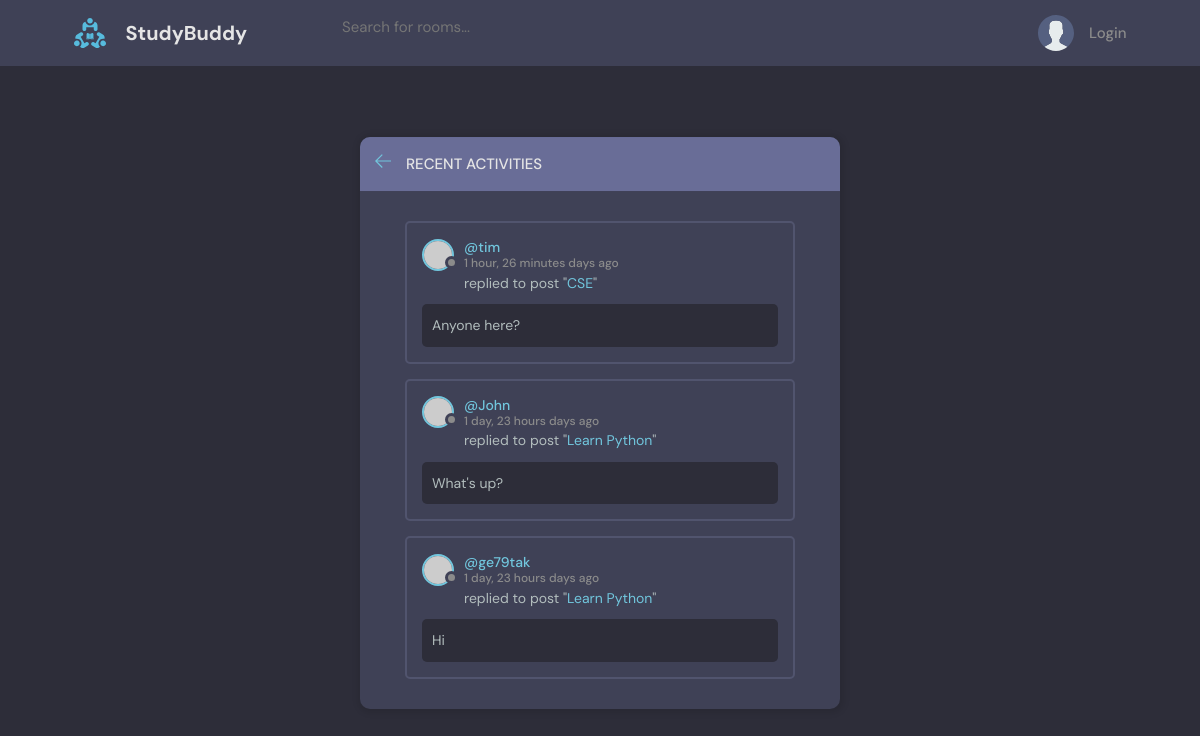
The page /activity/ on the database its author committed.
### base/models.py (models this page shows, shortened)
class Message(models.Model):
    user = models.ForeignKey(User, on_delete=models.CASCADE)
    room = models.ForeignKey(Room, on_delete=models.CASCADE)
    body = models.TextField()
    updated = models.DateTimeField(auto_now=True)
    created = models.DateTimeField(auto_now_add=True)
    class Meta:
        ordering = ['-updated', '-created']

class Room(models.Model):
    host = models.ForeignKey(User, on_delete=models.SET_NULL, null=True)
    topic = models.ForeignKey(Topic, on_delete=models.SET_NULL, null=True)
    name = models.CharField(max_length=200)
    description = models.TextField(null=True, blank=True)
    participants = models.ManyToManyField(
        User, related_name='participants', blank=True)
    updated = models.DateTimeField(auto_now=True)
    created = models.DateTimeField(auto_now_add=True)
    class Meta:
        ordering = ['-updated', '-created']
    def __str__(self):
        return self.name

### base/views.py (the view)
# urls.py: path("activity/", views.activityPage, name="activity"),
def activityPage(request):
    room_messages = Message.objects.all()
    context = {
        'room_messages': room_messages
    }
    return render(request, 'base/activity.html', context)

### base/templates/base/activity.html (shortened to what this page needs)
{% extends 'main.html' %} {% block content %}
<main class="layout">
  <div class="container">
    <div class="layout__box">
      <div class="layout__boxHeader">
        <div class="layout__boxTitle">
          <a href="{{request.META.HTTP_REFERER}}">
            <svg
              version="1.1"
              xmlns="http://www.w3.org/2000/svg"
              width="32"
              height="32"
              viewBox="0 0 32 32"
            >
              <title>arrow-left</title>
              <path
                d="M13.723 2.286l-13.723 13.714 13.719 13.714 1.616-1.611-10.96-10.96h27.625v-2.286h-27.625l10.965-10.965-1.616-1.607z"
              ></path>
            </svg>
          </a>
          <h3>Recent Activities</h3>
        </div>
      </div>
      <div class="activities-page layout__body">
        {% for message in room_messages %}
        <div class="activities__box">
          <div class="activities__boxHeader roomListRoom__header">
            <a
              href="url 'user-profile' message.user.id"
              class="roomListRoom__author"
            >
              <div class="avatar avatar--small">
                <img src="https://randomuser.me/api/portraits/women/11.jpg" />
              </div>
              <p>
                @{{message.user.username}}
                <span>{{message.created|timesince}} days ago</span>
              </p>
            </a>
          </div>
          <div class="activities__boxContent">
            <p>
              replied to post "<a href="{% url 'room' message.room.id %}"
                >{{message.room}}</a
              >"
            </p>
            <div class="activities__boxRoomContent">{{message.body}}</div>
          </div>
        </div>
        {% endfor %}
      </div>
    </div>
  </div>
</main>
{% endblock %}

### static/styles/style.css (style rules this page uses)
:root { --color-main: #71c6dd; --color-main-light: #e1f6fb; --color-dark: #3f4156; --color-dark-medium: #51546e; --color-dark-light: #696d97; --color-light: #e5e5e5; --color-gray: #8b8b8b; --color-light-gray: #b2bdbd; --color-bg: #2d2d39; --color-success: #5dd693; --color-error: #fc4b0b; }
* { font-family: "DM Sans", -apple-system, BlinkMacSystemFont, "Segoe UI", Roboto, Oxygen, Ubuntu, Cantarell, "Open Sans", "Helvetica Neue", sans-serif; margin: 0; padding: 0; box-sizing: border-box; text-rendering: optimizeLegibility; font-size: inherit; }
html { font-size: 56.25%; }
@media only screen and (min-width: 1200px) { html { font-size: 62.5%; } }
body { line-height: 1.6; font-weight: 400; font-size: 1.5rem; color: var(--color-light-gray); background-color: var(--color-bg); min-height: 100vh; }
img { width: 100%; }
a { display: inline-block; color: var(--color-main); text-decoration: none; }
.container { max-width: 120rem; width: 90%; margin: auto; }
.avatar { position: relative; display: inline-block; border-radius: 50%; border: 2px solid var(--color-main); }
.avatar img { display: block; border-radius: 50%; object-fit: cover; object-position: center; }
.avatar::after { content: ""; display: block; position: absolute; background-color: var(--color-gray); z-index: 111; border-radius: 50%; border: 0.3rem solid var(--color-dark); }
.avatar.avatar--small img { width: 2.8rem; height: 2.8rem; }
.avatar.avatar--small:after { width: 0.7rem; height: 0.7rem; bottom: 0px; right: -6px; }
.layout { margin-top: 2.4rem; }
.layout > .container { display: flex; justify-content: space-between; align-items: flex-start; }
.layout__box { width: 90%; max-width: 48rem; min-height: 40rem; position: absolute; top: 50%; left: 50%; transform: translate(-50%, -46%); background-color: var(--color-dark); border-radius: 1rem; box-shadow: 1px 1px 6px 3px rgba(0, 0, 0, 0.1); overflow: hidden; }
.layout__boxHeader { display: flex; padding: 1.5rem; background-color: var(--color-dark-light); }
.layout__boxTitle { display: flex; gap: 1.5rem; align-items: center; }
.layout__boxTitle h3 { text-transform: uppercase; font-weight: 500; color: var(--color-light); }
.layout__boxTitle svg { width: 1.6rem; height: 1.6rem; fill: var(--color-main); }
.layout__body { margin: 3rem; }
.roomListRoom__header { display: flex; justify-content: space-between; align-items: center; }
.roomListRoom__author { font-weight: 500; display: flex; align-items: center; gap: 1rem; }
.activities__box { margin: 1.5rem; padding: 1.5rem; border: 2px solid var(--color-dark-medium); border-radius: 5px; }
.activities__boxHeader p { font-size: 1.4rem; line-height: 1.3; }
.activities__boxHeader p span { color: var(--color-gray); font-size: 1.2rem; display: block; }
.activities__boxContent { margin-left: 4.2rem; }
.activities__boxContent { font-size: 1.4rem; }
.activities__boxRoomContent { background: var(--color-bg); padding: 1rem; border-radius: 5px; margin-top: 1rem; margin-left: -4.2rem; }

### rows shown on the page
Message: user.username "tim", created "1 hour, 26 minutes", room "CSE", body "Anyone here?"
Message: user.username "John", created "1 day, 23 hours", room "Learn Python", body "What's up?"
Message: user.username "ge79tak", created "1 day, 23 hours", room "Learn Python", body "Hi"
